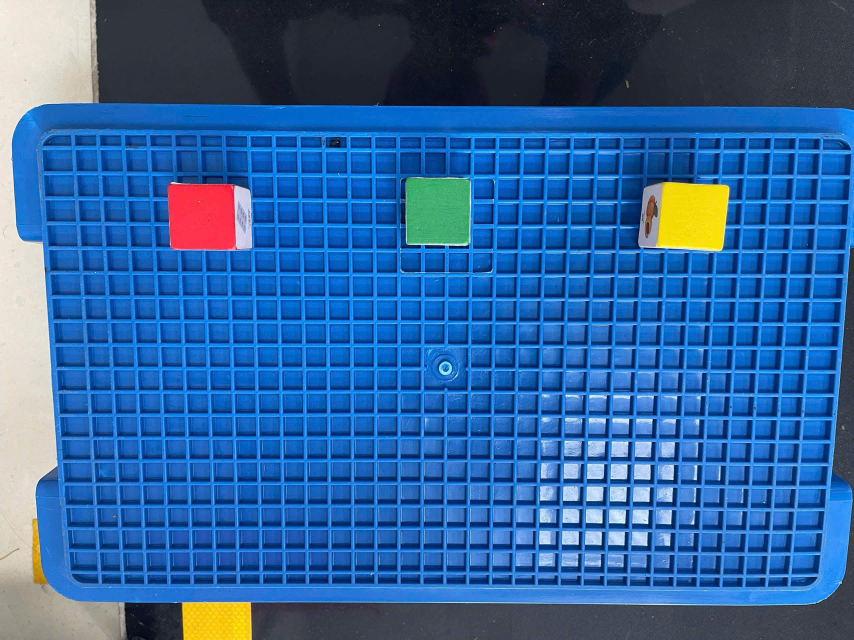
#> input picture new/pick_object.jpg, 2560 x 1920 px (shown at 1/3 size)
$ python vision_color_node.py pick_object.jpg
#> lines starting #> are read from the running program, lines starting #| are printed output that depends on the picture
#> further down, image is the input picture: shape (1920, 2560, 3); mean B, G, R 157.5, 99.6, 47.5
"""Detect one colored cube in a camera frame."""

from dataclasses import dataclass

import cv2
import numpy as np

from config import (
    AMBIGUOUS_SCORE_RATIO,
    DETECT_ROI,
    HSV_RANGES,
    MAX_BOX_H,
    MAX_BOX_RATIO,
    MAX_BOX_W,
    MIN_BOX_H,
    MIN_BOX_RATIO,
    MIN_BOX_W,
    MIN_CONTOUR_AREA,
    MIN_FILL_RATIO,
    PICK_TARGET_BBOX,
)


@dataclass
class Detection:
    found: bool
    color: str | None = None
    bbox: tuple[int, int, int, int] | None = None
    center: tuple[int, int] | None = None
    area: float = 0.0
    score: float = 0.0
    message: str = ""


class ColorObjectDetector:
    def __init__(self, hsv_ranges=None, roi=DETECT_ROI):
        self.hsv_ranges = hsv_ranges or HSV_RANGES
        self.roi = roi
        self.kernel = np.ones((5, 5), np.uint8)

    def detect(self, frame, target_color=None):
        if target_color is not None:
            target_color = target_color.lower()
            if target_color not in self.hsv_ranges:
                return Detection(False, message=f"unknown target color: {target_color}")

        candidates = self._find_candidates(frame)
        if not candidates:
            return Detection(False, message="no cube-like color contour")

        candidates.sort(key=lambda item: item.score, reverse=True)
        best = candidates[0]

        if len(candidates) > 1:
            second = candidates[1]
            if _iou(best.bbox, second.bbox) > 0.30:
                ratio = best.score / max(second.score, 1.0)
                if ratio < AMBIGUOUS_SCORE_RATIO:
                    return Detection(False, message="ambiguous object color")

        if target_color and best.color != target_color:
            return Detection(
                False,
                color=best.color,
                bbox=best.bbox,
                center=best.center,
                area=best.area,
                score=best.score,
                message=f"saw {best.color}, target is {target_color}",
            )

        return best

    def _find_candidates(self, frame):
        x1, y1, x2, y2 = _clip_roi(self.roi, frame.shape[1], frame.shape[0])
#> x1 = 120; y1 = 170; x2 = 520; y2 = 430
        roi_frame = frame[y1:y2, x1:x2]
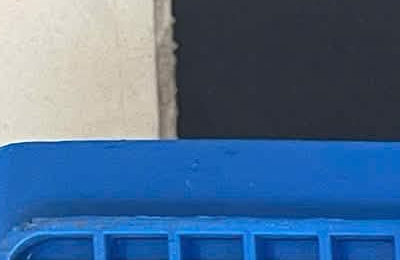
#> roi_frame: shape (260, 400, 3); mean B, G, R 144.3, 107.4, 73.5
        hsv = cv2.cvtColor(roi_frame, cv2.COLOR_BGR2HSV)
#> hsv: shape (260, 400, 3); mean H, S, V 87.6, 127, 148.9
        candidates = []

        for color, ranges in self.hsv_ranges.items():
            mask = self._mask_for_color(hsv, ranges)
            contours, _ = cv2.findContours(mask, cv2.RETR_EXTERNAL, cv2.CHAIN_APPROX_SIMPLE)
            for contour in contours:
                candidate = self._candidate_from_contour(color, contour, hsv, x1, y1)
                if candidate is not None:
                    candidates.append(candidate)
#> after the loop, candidates = []

        return candidates

    def _mask_for_color(self, hsv, ranges):
        mask = np.zeros(hsv.shape[:2], dtype=np.uint8)
        for lower, upper in ranges:
            current = cv2.inRange(hsv, np.array(lower), np.array(upper))
            mask = cv2.bitwise_or(mask, current)

        mask = cv2.medianBlur(mask, 5)
        mask = cv2.morphologyEx(mask, cv2.MORPH_OPEN, self.kernel, iterations=1)
        mask = cv2.morphologyEx(mask, cv2.MORPH_CLOSE, self.kernel, iterations=2)
        return mask

    # [35 lines left out: functions _candidate_from_contour, draw_debug, not called in this run]


def _clip_roi(roi, width, height):
    x1, y1, x2, y2 = roi
    return max(0, x1), max(0, y1), min(width, x2), min(height, y2)


# [10 lines left out: function _iou, not called in this run]


if __name__ == "__main__":
    import argparse

    parser = argparse.ArgumentParser(description="Test color cube detection on one image")
    parser.add_argument("image")
    parser.add_argument("--color", choices=sorted(HSV_RANGES))
    args = parser.parse_args()

    image = cv2.imread(args.image)
    if image is None:
        raise SystemExit(f"cannot read image: {args.image}")

    result = ColorObjectDetector().detect(image, target_color=args.color)
    print(result)
#| Detection(found=False, color=None, bbox=None, center=None, area=0.0, score=0.0, message='no cube-like color contour')
